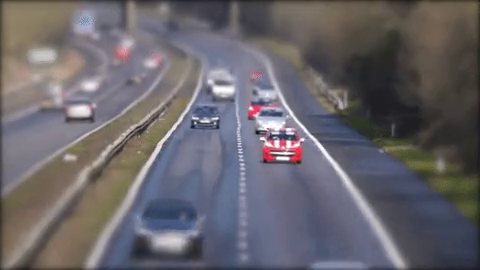
#> input picture frame 6 of SourceCode/Video01.mp4, 480 x 270 px
$ python SparseOpticalFlow.py
#> lines starting #> are read from the running program, lines starting #| are printed output that depends on the picture; after the words box and inside, x2 and y2 are one past the last pixel; in counts of white or black regions, pixels touching at a corner belong together
import cv2 as cv
import numpy as np

# Les parametres de l'estimation du flot optique de Lucas-Kanade
lk_params = dict(winSize = (15,15), maxLevel = 2, criteria = (cv.TERM_CRITERIA_EPS | cv.TERM_CRITERIA_COUNT, 10, 0.03))

cap = cv.VideoCapture("Video01.mp4")
# Couleur our afficher le flot optique
color = (255, 0, 0)
ret, first_frame = cap.read()
#> first_frame is the input picture: shape (270, 480, 3); mean B, G, R 107.2, 101.4, 105.1
prev_gray = cv.cvtColor(first_frame, cv.COLOR_BGR2GRAY)
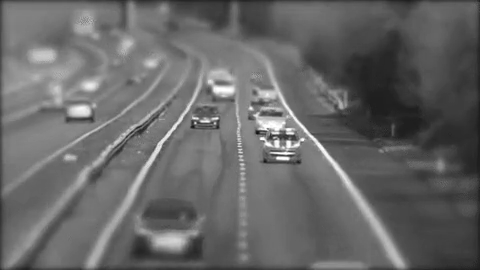
#> prev_gray: shape (270, 480); min 16, max 255, mean 103.1
# Finds the strongest corners in the first frame by Shi-Tomasi method - we will track the optical flow for these corners
# https://docs.opencv.org/3.0-beta/modules/imgproc/doc/feature_detection.html#goodfeaturestotrack
# Les parametres de detection de points caractéristiques (coins) de Shi-Tomasi qui est une amélioration de Harris mais on peut tester avec les deux

ifHarris = 0 # 1=Shitomasi 0 Harris
feature_params = dict(maxCorners = 300, qualityLevel = 0.02, minDistance = 50, blockSize = 7, useHarrisDetector = ifHarris, k = 0.04)
prev = cv.goodFeaturesToTrack(prev_gray, mask = None, **feature_params)
#> prev = 23 rows, first 8: [288, 142], [193, 122], [251, 108], [242, 166], [341, 107], [88, 114], [403, 265], [137, 134]

mask = np.zeros_like(first_frame)

while(cap.isOpened()):
    # cv.waitKey(0)
    ret, frame = cap.read()
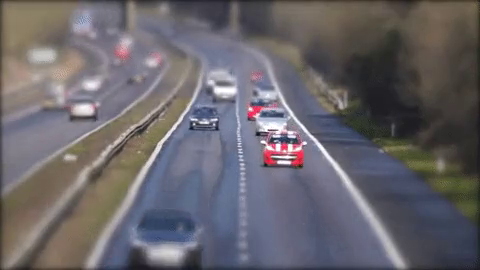
#> input picture frame 7 of SourceCode/Video01.mp4, 480 x 270 px
#> frame is the input picture: shape (270, 480, 3); mean B, G, R 107.2, 101.7, 105.2
    if(not ret):
        break

    gray = cv.cvtColor(frame, cv.COLOR_BGR2GRAY)
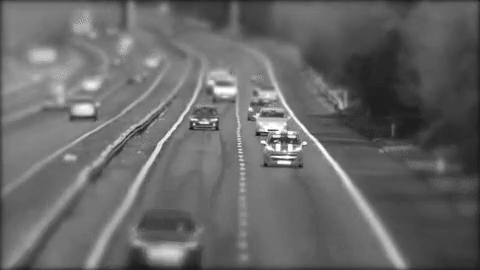
#> gray: shape (270, 480); min 19, max 255, mean 103.4
    # Calcule du flot optique par la methode de Lucas-Kanade
    # https://docs.opencv.org/3.0-beta/modules/video/doc/motion_analysis_and_object_tracking.html#calcopticalflowpyrlk
    next, status, error = cv.calcOpticalFlowPyrLK(prev_gray, gray, prev, None, **lk_params)
#> next = 23 rows, first 8: [289.6, 145.6], [191.8, 123.3], [250.7, 108.8], [242, 166], [341, 107], [91.17, 112.6], [403, 265], [137, 134]; status = 23 values, max 1 at index 0, min 0 at index 19, mean 0.957; error = 23 values, max 5.9 at index 1, min 0 at index 16, mean 1.51
    # Selects good feature points for previous position
    good_old = prev[status == 1]
#> good_old = 22 rows, first 8: [288, 142], [193, 122], [251, 108], [242, 166], [341, 107], [88, 114], [403, 265], [137, 134]
    # Selects good feature points for next position
    good_new = next[status == 1]
#> good_new = 22 rows, first 8: [289.6, 145.6], [191.8, 123.3], [250.7, 108.8], [242, 166], [341, 107], [91.17, 112.6], [403, 265], [137, 134]
    # Draws the optical flow tracks
    for i, (new, old) in enumerate(zip(good_new, good_old)):
        # Returns a contiguous flattened array as (x, y) coordinates for new point
        a, b = new.ravel()
        # Returns a contiguous flattened array as (x, y) coordinates for old point
        c, d = old.ravel()
        # Draws line between new and old position with green color and 2 thickness
        mask = cv.line(mask, (a, b), (c, d), color, 2)
        # Draws filled circle (thickness of -1) at new position with green color and radius of 3
        frame = cv.circle(frame, (a, b), 3, color, -1)
#> this loop made 22 passes
#> (a, b, c, d) on passes 1 to 12: (289.6, 145.6, 288, 142), (191.8, 123.3, 193, 122), (250.7, 108.8, 251, 108), (242, 166, 242, 166), (341, 107, 341, 107), (91.17, 112.6, 88, 114), (403, 265, 403, 265), (137, 134, 137, 134), (381.9, 149, 382, 149), (130.1, 4.06, 130, 4), (147.1, 62.04, 146, 63), (88.97, 264, 89, 264)
#> pass 2, `mask = cv.line(mask, (a, b), (c, d), color, 2)`:
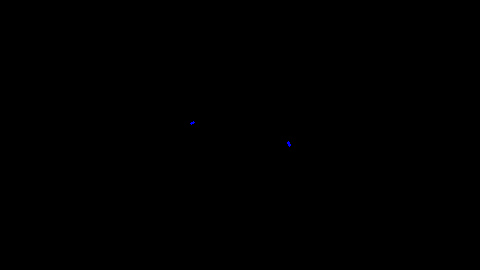
#> mask: shape (270, 480, 3); mean of channels 0, 1, 2 0, 0, 0; drawn as B, G, R
#> after the loop:
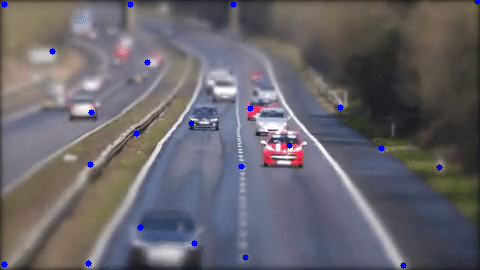
#> frame: shape (270, 480, 3); mean B, G, R 107.8, 101.1, 104.6
#> after the loop:
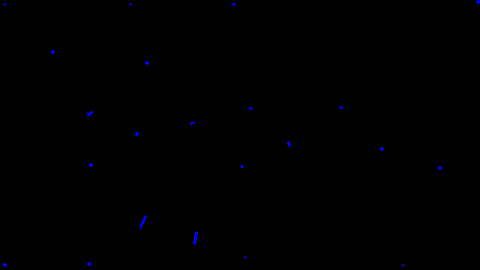
#> mask: shape (270, 480, 3); 0.19% of pixels changed, all inside (x1, y1, x2, y2) = (3, 0, 480, 267); drawn as B, G, R
    # Overlays the optical flow tracks on the original frame
    output = cv.add(frame, mask)
    # Updates previous frame
    prev_gray = gray.copy()
    # Updates previous good feature points
    prev = good_new.reshape(-1, 1, 2)
#> prev has the same summary as good_new
    # Opens a new window and displays the output frame
    cv.imshow("sparse optical flow", output)
    # Frames are read by intervals of 10 milliseconds. The programs breaks out of the while loop when the user presses the 'q' key
    if cv.waitKey(10) & 0xFF == ord('q'):
#> (key q is pressed here)
        break
# The following frees up resources and closes all windows
cap.release()
cv.destroyAllWindows()

$ run again, starting later in the video
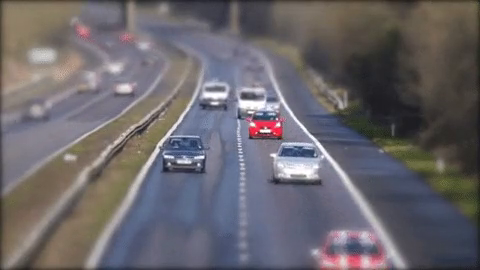
#> input picture frame 27 of SourceCode/Video01.mp4, 480 x 270 px
#> first_frame is the input picture: shape (270, 480, 3); mean B, G, R 107.5, 102.4, 106.4
#> `prev = cv.goodFeaturesToTrack(prev_gray, mask = None, **feature_params)`: prev = 25 rows, first 8: [278, 123], [203, 158], [323, 156], [225, 91], [341, 107], [129, 89], [64, 157], [403, 265]
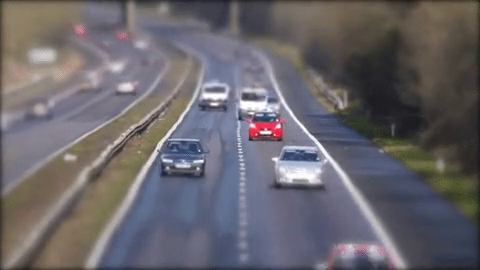
#> input picture frame 28 of SourceCode/Video01.mp4, 480 x 270 px
#> frame is the input picture: shape (270, 480, 3); mean B, G, R 107.4, 102.1, 105.6
#> next = 25 rows, first 8: [278.3, 124.4], [202.4, 162], [326.1, 159.8], [224.9, 91.74], [341, 107], [130.5, 87.74], [64, 157], [402.9, 265]; status = 25 values, max 1 at index 0, min 0 at index 8, mean 0.96; error = 25 values, max 6.75 at index 2, min 0 at index 8, mean 1.69
#> good_old = 24 rows, first 8: [278, 123], [203, 158], [323, 156], [225, 91], [341, 107], [129, 89], [64, 157], [403, 265]
#> good_new = 24 rows, first 8: [278.3, 124.4], [202.4, 162], [326.1, 159.8], [224.9, 91.74], [341, 107], [130.5, 87.74], [64, 157], [402.9, 265]
#> the loop `for i, (new, old) in enumerate(zip(good_new, good_old)):` made 24 passes
#> (a, b, c, d) on passes 1 to 8: (278.3, 124.4, 278, 123), (202.4, 162, 203, 158), (326.1, 159.8, 323, 156), (224.9, 91.74, 225, 91), (341, 107, 341, 107), (130.5, 87.74, 129, 89), (64, 157, 64, 157), (402.9, 265, 403, 265)
#> after the loop `for i, (new, old) in enumerate(zip(good_new, good_old)):`:
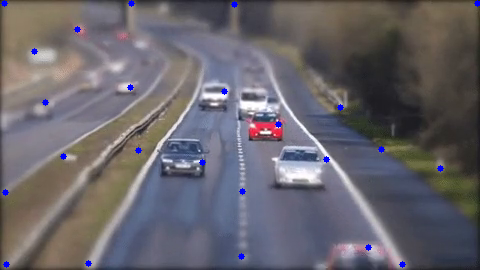
#> frame: shape (270, 480, 3); mean B, G, R 108, 101.3, 104.9
#> `prev = good_new.reshape(-1, 1, 2)`: prev has the same summary as good_new

$ run again, starting later in the video
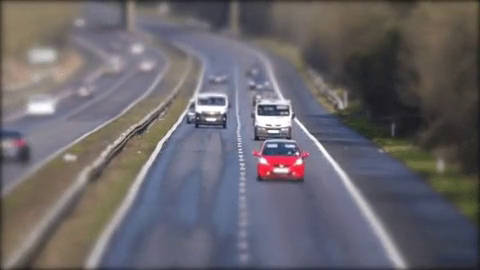
#> input picture frame 48 of SourceCode/Video01.mp4, 480 x 270 px
#> first_frame is the input picture: shape (270, 480, 3); mean B, G, R 107.3, 102, 105.8
#> `prev = cv.goodFeaturesToTrack(prev_gray, mask = None, **feature_params)`: prev = 21 rows, first 8: [288, 113], [224, 103], [272, 170], [341, 107], [64, 157], [124, 134], [403, 265], [29, 110]
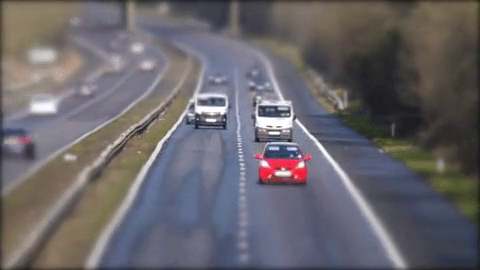
#> input picture frame 49 of SourceCode/Video01.mp4, 480 x 270 px
#> frame is the input picture: shape (270, 480, 3); mean B, G, R 106.9, 101.8, 105.5
#> next = 21 rows, first 8: [289.2, 114.3], [224.1, 103.6], [273.6, 173.1], [341, 107], [63.97, 157], [124, 134], [403, 265], [31.87, 109.2]; status = 21 values from 1 to 1; error = 21 values, max 6.31 at index 20, min 0 at index 14, mean 1.57
#> good_old has the same summary as prev
#> good_new has the same summary as next
#> the loop `for i, (new, old) in enumerate(zip(good_new, good_old)):` made 21 passes
#> (a, b, c, d) on passes 1 to 8: (289.2, 114.3, 288, 113), (224.1, 103.6, 224, 103), (273.6, 173.1, 272, 170), (341, 107, 341, 107), (63.97, 157, 64, 157), (124, 134, 124, 134), (403, 265, 403, 265), (31.87, 109.2, 29, 110)
#> after the loop `for i, (new, old) in enumerate(zip(good_new, good_old)):`:
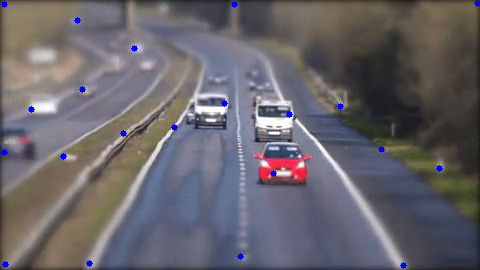
#> frame: shape (270, 480, 3); mean B, G, R 107.5, 101.2, 104.8
#> `prev = good_new.reshape(-1, 1, 2)`: prev has the same summary as next
